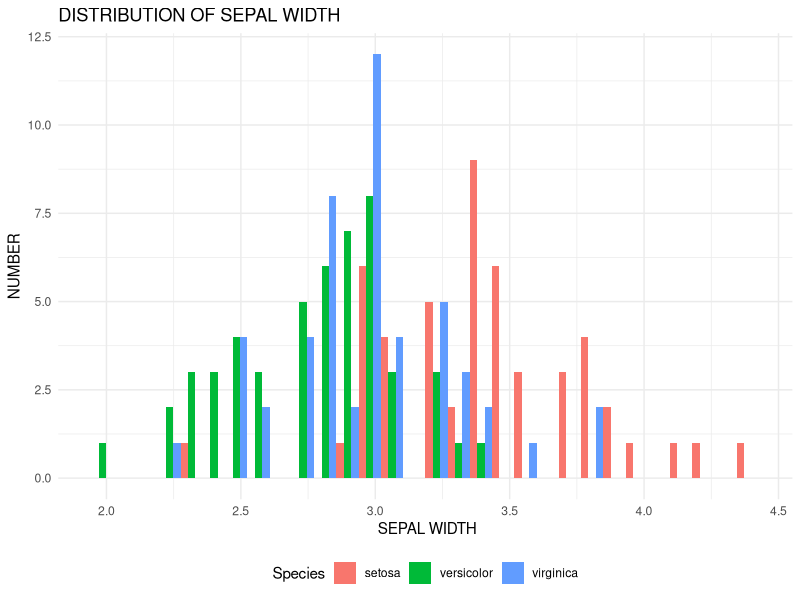
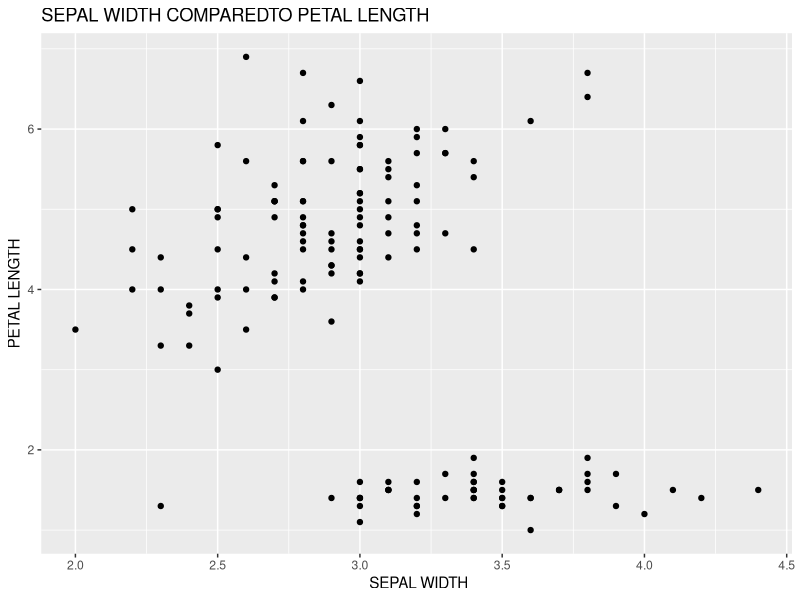
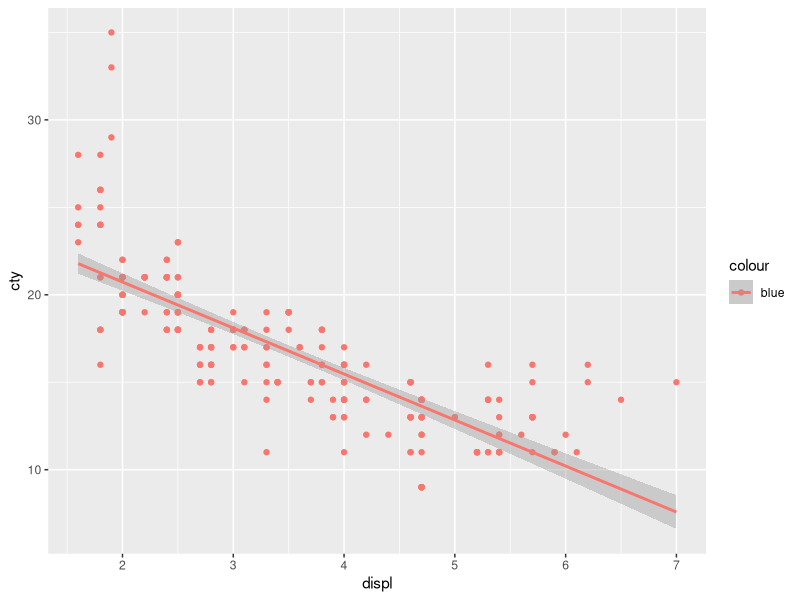
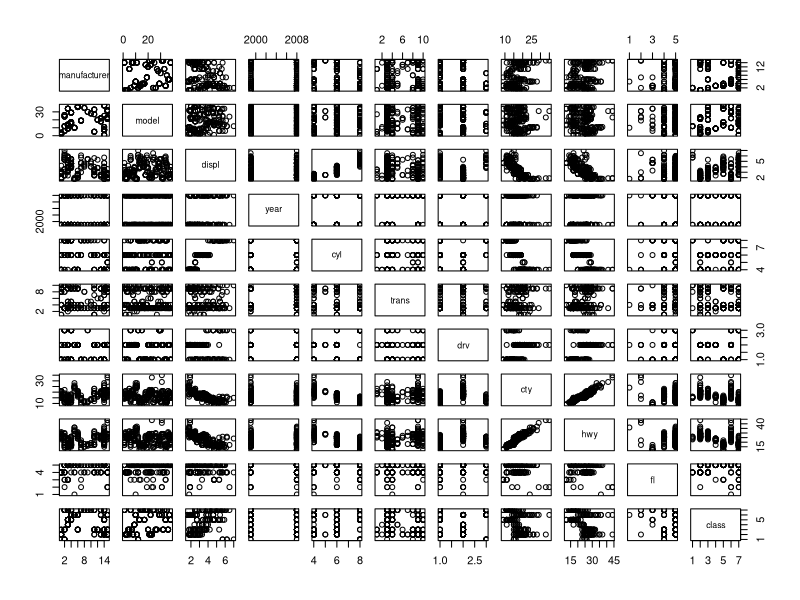

These figures' R source, in order:
#My name is Godfred
library(tidyverse)
dt <- iris
view(dt)

ggplot(dt,aes(x=Sepal.Width,  fill = Species)) +
  geom_histogram(position = "dodge") + 
  labs(x = " SEPAL WIDTH", y = "NUMBER", title = "DISTRIBUTION OF SEPAL WIDTH") +
  theme_minimal() +
  theme(legend.position = "bottom")

ggplot(dt,aes(x=Sepal.Width,y = Petal.Length)) +
  geom_point() + 
  labs(x = " SEPAL WIDTH", y = "PETAL LENGTH", title = "SEPAL WIDTH COMPAREDTO PETAL LENGTH")
cars <- ggplot2::mpg
view(cars)
?cars
ggplot(cars, aes(x = displ, y = cty,colour = "blue")) +
  geom_point() +
  geom_smooth(method = "lm",se = TRUE)
plot(cars)

